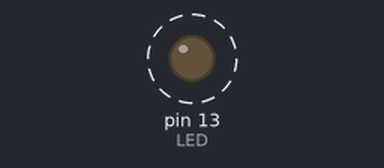
Simulated run of this sketch. Board: Arduino Uno, built with avr-gcc and run on an emulated ATmega328P. Shown: output pins drawn as LEDs (lit = HIGH). Dashed ring = blinking.

Above: at 0.5 s.
Timing chart, 0 to 4.6 s (numbered marks = the images above):
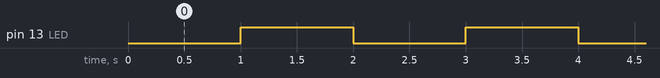

Measured:
- by itself, pin 13 (LED): alternates HIGH for 1.0 s and LOW for 1.0 s

The sketch:

DAY1.ino
```cpp
#define LED 13

long current,past;
bool on = false;

void setup() {
  current = millis();
  past = current;
  pinMode(LED,OUTPUT);
}

void loop() {
  current = millis();
  if(current - past >= 1000){
    on = !on;
    digitalWrite(LED,on);
    past = current;
  }
  digitalWrite(14,HIGH);

}
```
